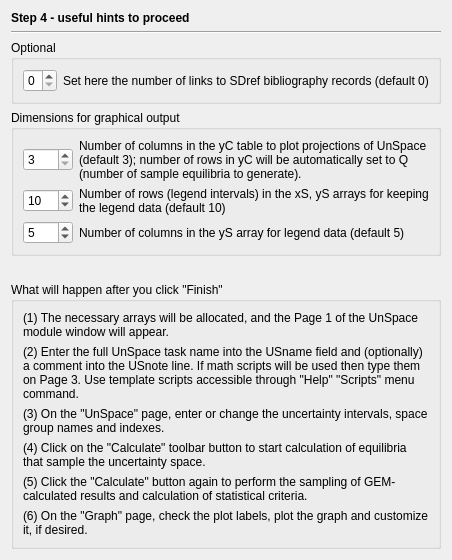
     <widget class="QWidget" name="page_4">
      <layout class="QGridLayout">
       <item row="0" column="0">
        <widget class="QLabel" name="label_3">
         <property name="sizePolicy">
          <sizepolicy hsizetype="Preferred" vsizetype="Fixed">
           <horstretch>0</horstretch>
           <verstretch>0</verstretch>
          </sizepolicy>
         </property>
         <property name="font">
          <font>
           <weight>75</weight>
           <bold>true</bold>
          </font>
         </property>
         <property name="text">
          <string>Step 4 - useful hints to proceed</string>
         </property>
        </widget>
       </item>
       <item row="1" column="0">
        <widget class="Line" name="line_4">
         <property name="orientation">
          <enum>Qt::Horizontal</enum>
         </property>
        </widget>
       </item>
       <item row="2" column="0">
        <widget class="QGroupBox" name="groupBox_5">
         <property name="sizePolicy">
          <sizepolicy hsizetype="Preferred" vsizetype="Minimum">
           <horstretch>0</horstretch>
           <verstretch>0</verstretch>
          </sizepolicy>
         </property>
         <property name="title">
          <string>Optional</string>
         </property>
         <layout class="QGridLayout">
          <item row="0" column="0">
           <widget class="QSpinBox" name="p_Nsd">
            <property name="sizePolicy">
             <sizepolicy hsizetype="Fixed" vsizetype="Fixed">
              <horstretch>0</horstretch>
              <verstretch>0</verstretch>
             </sizepolicy>
            </property>
            <property name="maximum">
             <number>4</number>
            </property>
           </widget>
          </item>
          <item row="0" column="1">
           <widget class="QLabel" name="textLabel11">
            <property name="sizePolicy">
             <sizepolicy hsizetype="Fixed" vsizetype="Preferred">
              <horstretch>0</horstretch>
              <verstretch>0</verstretch>
             </sizepolicy>
            </property>
            <property name="text">
             <string>Set here the number of links to SDref bibliography records (default 0)</string>
            </property>
            <property name="wordWrap">
             <bool>false</bool>
            </property>
           </widget>
          </item>
         </layout>
        </widget>
       </item>
       <item row="3" column="0">
        <widget class="QGroupBox" name="groupBox_11">
         <property name="title">
          <string>Dimensions for graphical output</string>
         </property>
         <layout class="QGridLayout">
          <item row="0" column="0">
           <widget class="QSpinBox" name="pGraph">
            <property name="sizePolicy">
             <sizepolicy hsizetype="Fixed" vsizetype="Fixed">
              <horstretch>0</horstretch>
              <verstretch>0</verstretch>
             </sizepolicy>
            </property>
            <property name="minimumSize">
             <size>
              <width>50</width>
              <height>0</height>
             </size>
            </property>
            <property name="minimum">
             <number>3</number>
            </property>
            <property name="maximum">
             <number>20</number>
            </property>
            <property name="value">
             <number>3</number>
            </property>
           </widget>
          </item>
          <item row="0" column="1">
           <widget class="QLabel" name="TextLabel1_2_4">
            <property name="text">
             <string>Number of columns in the yC table to plot projections of UnSpace (default 3); number of rows in yC will be automatically set to Q (number of sample equilibria to generate).</string>
            </property>
            <property name="alignment">
             <set>Qt::AlignVCenter</set>
            </property>
            <property name="wordWrap">
             <bool>true</bool>
            </property>
           </widget>
          </item>
          <item row="1" column="0">
           <widget class="QSpinBox" name="pELine">
            <property name="sizePolicy">
             <sizepolicy hsizetype="Fixed" vsizetype="Fixed">
              <horstretch>0</horstretch>
              <verstretch>0</verstretch>
             </sizepolicy>
            </property>
            <property name="minimumSize">
             <size>
              <width>50</width>
              <height>0</height>
             </size>
            </property>
            <property name="minimum">
             <number>2</number>
            </property>
            <property name="maximum">
             <number>100</number>
            </property>
            <property name="value">
             <number>10</number>
            </property>
           </widget>
          </item>
          <item row="1" column="1">
           <widget class="QLabel" name="TextLabel1_2_2_4">
            <property name="text">
             <string>Number of rows (legend intervals) in the xS, yS arrays for keeping the legend data (default 10)</string>
            </property>
            <property name="alignment">
             <set>Qt::AlignVCenter</set>
            </property>
            <property name="wordWrap">
             <bool>true</bool>
            </property>
           </widget>
          </item>
          <item row="2" column="0">
           <widget class="QSpinBox" name="pECol">
            <property name="sizePolicy">
             <sizepolicy hsizetype="Fixed" vsizetype="Fixed">
              <horstretch>0</horstretch>
              <verstretch>0</verstretch>
             </sizepolicy>
            </property>
            <property name="minimumSize">
             <size>
              <width>50</width>
              <height>0</height>
             </size>
            </property>
            <property name="minimum">
             <number>1</number>
            </property>
            <property name="maximum">
             <number>10</number>
            </property>
            <property name="value">
             <number>5</number>
            </property>
           </widget>
          </item>
          <item row="2" column="1">
           <widget class="QLabel" name="TextLabel1_2_2_2_2">
            <property name="text">
             <string>Number of columns in the yS array for legend data (default 5)</string>
            </property>
            <property name="alignment">
             <set>Qt::AlignVCenter</set>
            </property>
            <property name="wordWrap">
             <bool>true</bool>
            </property>
           </widget>
          </item>
         </layout>
        </widget>
       </item>
       <item row="4" column="0">
        <widget class="QLabel" name="label_10">
         <property name="text">
          <string/>
         </property>
        </widget>
       </item>
       <item row="5" column="0">
        <widget class="QGroupBox" name="groupBox_6">
         <property name="title">
          <string>What will happen after you click &quot;Finish&quot;</string>
         </property>
         <layout class="QVBoxLayout">
          <item>
           <widget class="QLabel" name="label_4">
            <property name="text">
             <string>(1) The necessary arrays will be allocated, and the Page 1 of the UnSpace module window will appear.</string>
            </property>
            <property name="wordWrap">
             <bool>true</bool>
            </property>
           </widget>
          </item>
          <item>
           <widget class="QLabel" name="label_5">
            <property name="text">
             <string>(2) Enter the full UnSpace task name into the USname field and (optionally) a comment into the USnote line. If math scripts will be used then type them on Page 3. Use template scripts accessible through &quot;Help&quot; &quot;Scripts&quot; menu command.</string>
            </property>
            <property name="wordWrap">
             <bool>true</bool>
            </property>
           </widget>
          </item>
          <item>
           <widget class="QLabel" name="label_7">
            <property name="text">
             <string>(3) On the &quot;UnSpace&quot; page, enter or change the uncertainty intervals, space group names and indexes. </string>
            </property>
            <property name="wordWrap">
             <bool>true</bool>
            </property>
           </widget>
          </item>
          <item>
           <widget class="QLabel" name="label_8">
            <property name="text">
             <string>(4) Click on the &quot;Calculate&quot; toolbar button to start calculation of equilibria that sample the uncertainty space.</string>
            </property>
            <property name="wordWrap">
             <bool>true</bool>
            </property>
           </widget>
          </item>
          <item>
           <widget class="QLabel" name="label_9">
            <property name="text">
             <string>(5) Click the &quot;Calculate&quot; button again to perform the sampling of GEM-calculated results and calculation of statistical criteria. </string>
            </property>
            <property name="wordWrap">
             <bool>true</bool>
            </property>
           </widget>
          </item>
          <item>
           <widget class="QLabel" name="textLabel13">
            <property name="text">
             <string>(6) On the &quot;Graph&quot; page, check the plot labels, plot the graph and customize it, if desired. </string>
            </property>
            <property name="alignment">
             <set>Qt::AlignVCenter</set>
            </property>
            <property name="wordWrap">
             <bool>true</bool>
            </property>
           </widget>
          </item>
         </layout>
        </widget>
       </item>
      </layout>
     </widget>
